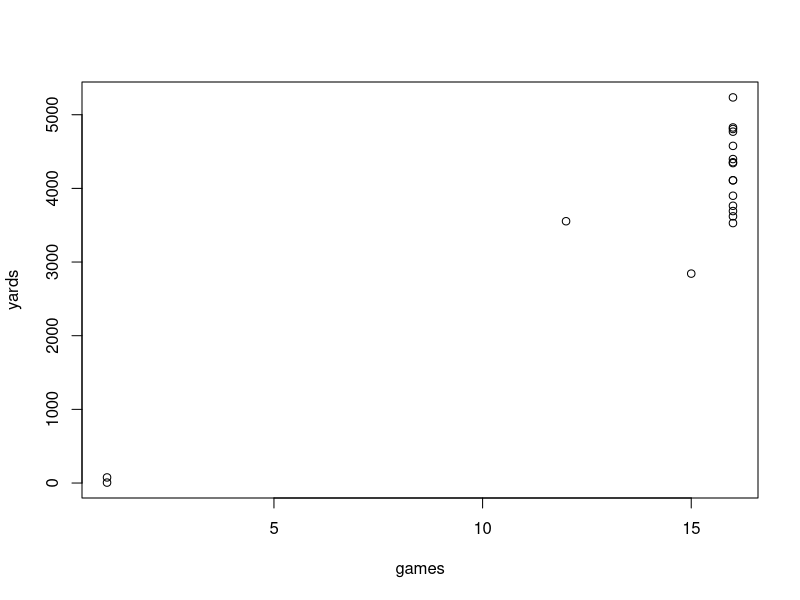
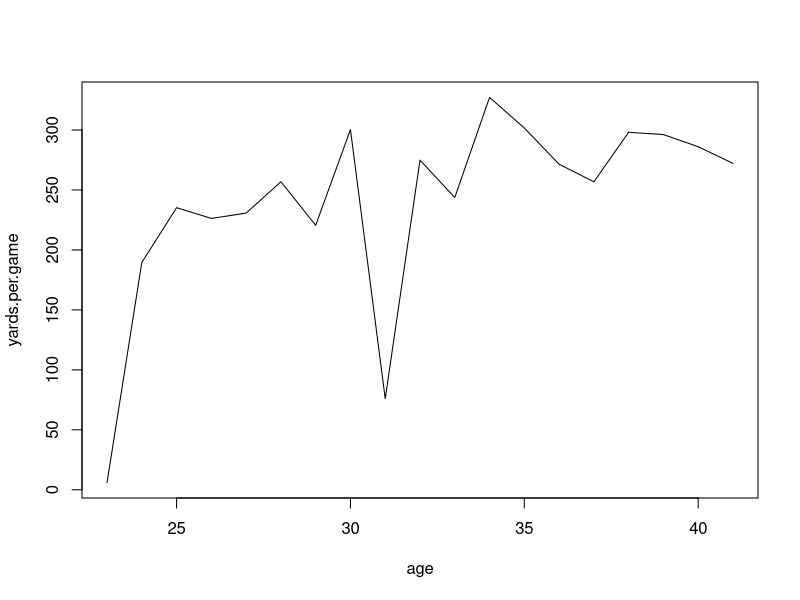
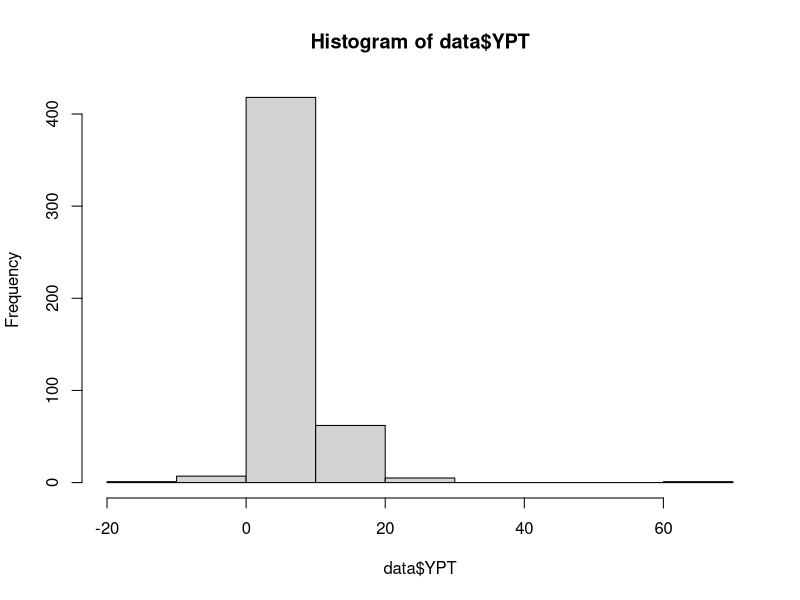
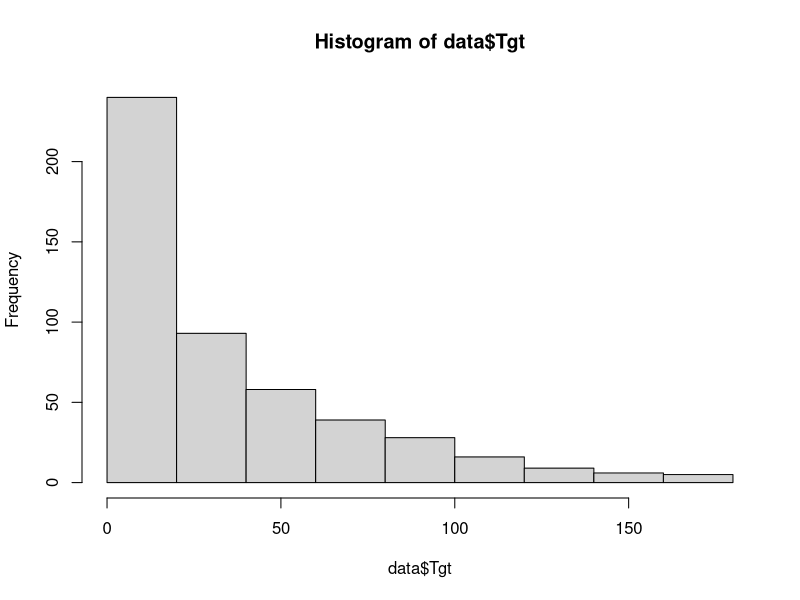
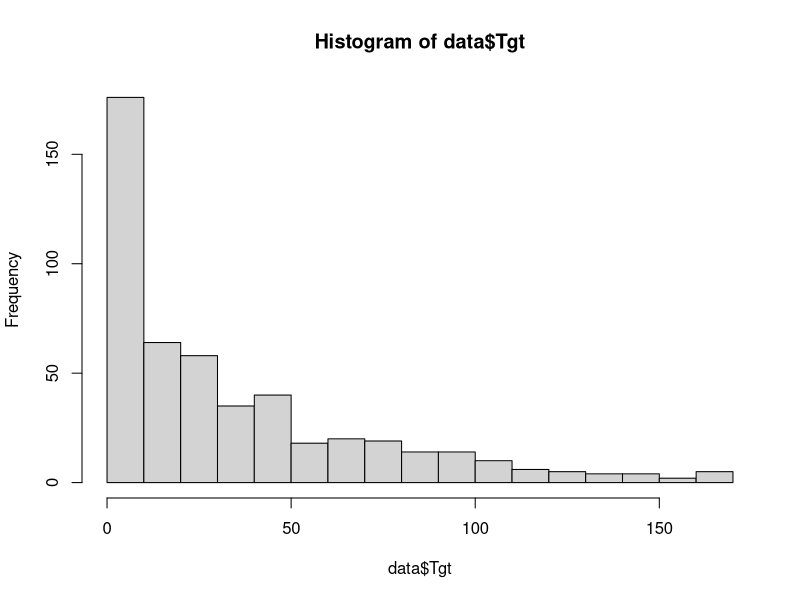
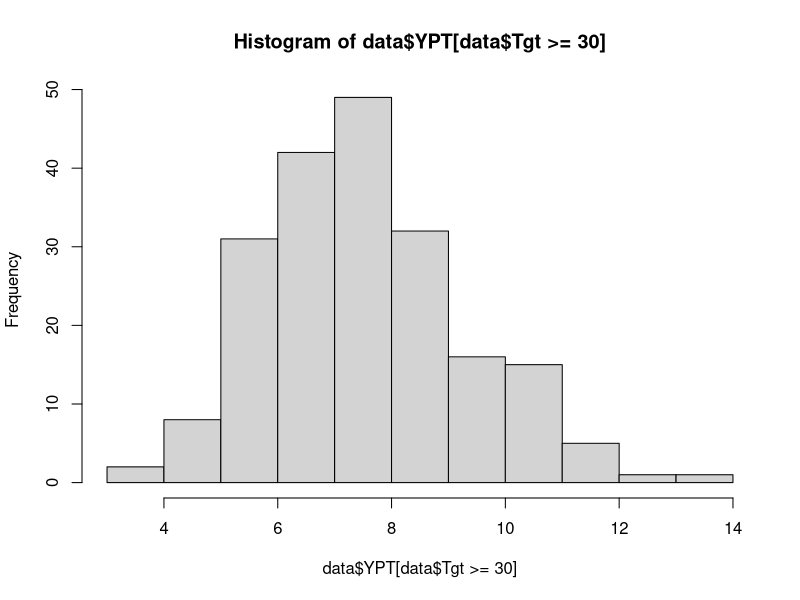
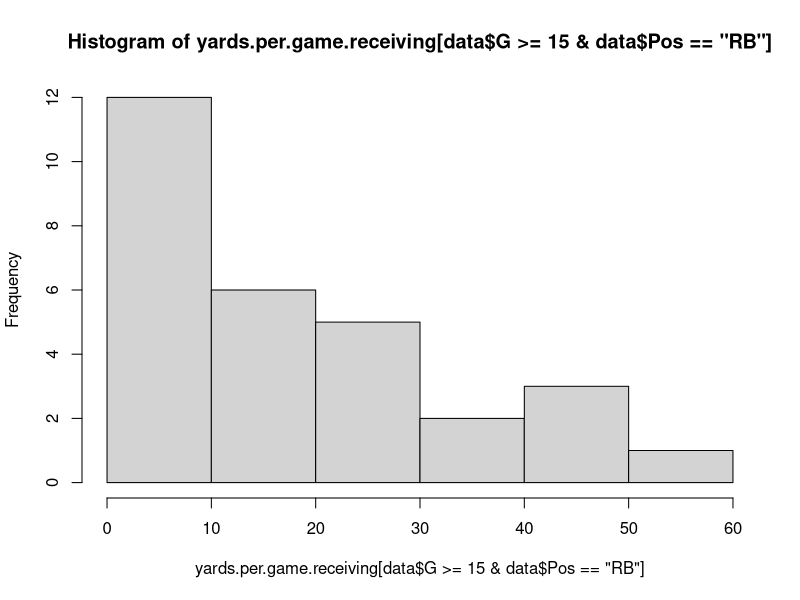

Write the R code that produced these figures, in order.
# This R script is a tutorial on visualizing and manipulating data. There are
# five checkpoints that we will go through as a class, but you are encouraged
# to move at a faster pace than the class if you so desire. At the end, there
# are two challenges for those who found the exercises to be two easy.

# Let's start with the most basic capabilities of R, which can be thought of as
# a glorified calculator. To demonstrate this, trying running the line of code
# below, which should output 4.

2 + 2

# Checkpoint 1: Were you able to put 2 and 2 together in R?




# Something that makes R much easier to use on big problems than a calculator
# is strong variables. For example, the line of code before stores 4 as the
# variable x.

x = 2 + 2

# If we run the line of code below (equivalent to typing x and hitting enter in
# the console), then x is printed.

x

# Typing the name of a variable is equivalent to calling the print() function
# with it as an argument, for example:

print(x)

# Now that we have 4 stored in the variable x, we can use x instead of 4 to
# print the sum of 4 and 2:

x + 2

# With the most basic R commands established, let's do something a little more
# interesting.


# Tom Brady won this year his 6th SuperBowl, after 19 seasons in the NFL.

# In R, we can create a vector by using the function c() and listing the
# the entries we want in the vector, separated by a comma. Below we create
# vectors storing the year-by-year passing yards and game totals for Brady

yards = c(6, 2843, 3764, 3620, 3692, 4110, 3529, 4806, 76, 4398, 3900, 
          5235, 4827, 4343, 4109, 4770, 3554, 4577, 4355)
games = c(1,15,16,16,16,16,16,16,1,16,16,16,16,16,16,16,12,16,16)

# As before, we can simply enter the names of the vectors to print them to the
# console.
plot(games, yards)
yards
games

# Basic arithmetic operations on vectors are done element-wise in R. For
# example we can get Brady's passing yards per game in each season of his
# career using the command below.

yards.per.game = yards/games

# Let's print yards per game to see what it looks like.

yards.per.game

# To create a vector with uniform spacing between the elements, we can use the
# function seq. See ?seg for more details. Below we create a vector containing
# the years of Brady's career by defining a vector from 2007 to 2015,
# counting by 1.

year = seq(2000, 2018, 1)
year

# Another way to create this same vector is by using the : operator as we do
# below.

year = 2000:2018
year

# Arithmetic operations involving a scalar (like 1985) and a vector (like year)
# act elementwise. The operation with the scalar is applied to each element of
# the vector. For example, the command below substract 1985 from each element
# of our year vector. Because Brady was born in 1985, this gives us his age
# in each season of his career.

age = year - 1977
age

# Next let's plot Brady's passing yards per game by age:

plot(age, yards.per.game, type="l")

# The plot() function in R has a lot of options that can be tweaked. For
# example, you can adjust the size, shape and color of the plotted points;
# you can change a x- and y-axis labels, as well as the main plot title;
# and you can add a legend or use custom axes. To learn more about all of these
# options, check out the documentation for plot() using the command below.

?plot

# An important feature in R is indexing, or accessing specific elements of
# vectors and matrices. In R, this is done using square brackets. For example
# the line of code below returns the 5th through 6th elements of the
# yards.per.game vector.

yards.per.game[5:7]

# We can also take remove elements of the vector using negative index. For
# example the line of code below returns all but entries 1, 2 and 3 of the
# yards.per.game vector.

yards.per.game[-c(1,3)]

# Indexing can also be done with vectors of logicals, as long as those vectors
# of logicals have the same length as the vectors they are indexing. Let's
# create a logical vector which flags seasons in which Brady played 16 games.

games == 16

# Next, we can use this vector to return yards per game for seasons in which
# Brady played at least 16 games.

yards.per.game[games == 16]

# The & operator returns the logical TRUE if and only if both arguments to it
# are true. For example, the line of code below returns TRUE for seasons in
# which Brady played 16 games before 2015.

games == 16 & year < 2015

# And as before we can print his receiving yards per game in those seasons
# using the line of code below.

yards.per.game[games >= 16 & year < 2015]

# As one last example, let's print the seasons in which Brady averaged over
# 100 receiving yards per game.
yards.per.game > 100
year[yards.per.game > 100]

# Switching gears, let's cover a few more function in R. The function mean()
# returns the average of a vector (the sum of it's elements divided by its
# length). For example, the command below returns Brady's average passing
# yards per year.

mean(yards)

# The sum() function adds up all of the elements in a vector. For example, the
# command below adds up all of Brady's yards and divides by hist total number
# of games played, thus returning his career average receiving yards per game.

sum(yards)/sum(games)

# The sort() function returns a vector sorted in increasing order.

sort(yards.per.game)

# You can sort instead in decreasing order by toggling one argument to sort().

order(yards.per.game, decreasing = TRUE)

# A related function to sort() is order(), which returns the indices of the
# vector, in order from smallest element to larget element.

order(yards.per.game)

# As you can see, if you then use this to index the vector, you get the same
# output as sorting the vector.

yards.per.game[order(yards.per.game)]

# The reason you would do this instead of sorting is if you want to order a
# variable according to the order of a different variable. For example, let's
# sort Brady's season from most passing yards per game to least.

year[order(-yards.per.game)]


# Reading data into R

# We don't want to enter all data manually, so let's learn how to read data
# from a CSV file. The first step is to download the CSV file and store it
# somewhere on your computer. Then, in R, we need to navigate to the folder
# in which you have saved this CSV file. In R and RStudio, you can do this
# using the drop-down menu from the top. Alternatively, you can do it using a
# command in R: setwd(), meaning "set working directory". For example, here's
# the directory in which I have saved receiving2015.csv from the class website.

# setwd('Dropbox/stanford/stats50/r')

# We will use the read.csv() function to store the data from the CSV file in a
# variable which we will call data. The read.csv() function has some additional
# arguments that can help you deal with files that aren't formatted perfectly
# (see ?read.csv), but you don't need to worry about that for this particular
# file.

data = read.csv('receiving2018.csv')

# Ensuring that our dataset is "cleaned" for analysis 
# (especially removing the "*" and "+" in players'names, and standardizing players'positions)
data$Player = gsub('\\+','',gsub('\\*', '', data$Player))
data$Pos = toupper(data$Pos)


# Now that the data have been read into R, we can start manipulating them. For
# starters, let's print the first six rows of the data to the console using
# the function head().

head(data)

# We see that the data are receiving statistics for NFL players. The data
# include statistics like team, age, position, games played, targets (the
# number of passes intended for that player), receptions, receiving yards and
# receiving touchdowns. Included in the dataset are all players with at least
# one reception in the 2018 NFL season.

# Checkpoint 2: Were you able to view the first six rows of the data in R?




# Generally, before printing the head of a dataset, it's good to check the size
# of the data. For example, you wouldn't want to print the head of a dataset
# with 10,000 columns. The function dim() returns the numbers of rows and
# columns of the data, which the functions nrow() and ncol() do individually.

dim(data)
nrow(data)
ncol(data)

# Another good way to get a basic overview of the data in R is to use the
# summary() function. For quantitative variables, summary() shows the minimum,
# first quartile, median, mean, third quartile and maximum value of the
# variable. For qualitative variables, summary() shows the most common values.

summary(data)

# Our data variable is a data.frame in R, which we can see by using the
# following line of code:

class(data)

# A data.frame is like a matrix in R, but it's technically a list, not a
# matrix. The distinction is nuanced and will cause you to pull out your hair
# later on in the course, I'm sure. But let's worry about that later. You can
# access individual columns of data.frames using the $ operator like so:

data$Yds

# Let's add a column to the data which records for each player his yards per
# target. For each player, this is how many yards he gained on average per
# attempted pass to him by his quarterback.

data$YPT = data$Yds/data$Tgt

# We can create a histogram to look at the distribution of yards per target
# among all NFL players using the hist() function.

hist(data$YPT)

# The histogram shows some outliers by yards per target, and these are probably
# players who don't have very many targets. Let's ignore all players who do not
# meet a minimum threshold for targets. To choose this threshold, let's look at
# the distribution of targets among the players.

hist(data$Tgt)

# We can get a histogram with more bins by tweaking the breaks argument in
# hist().

hist(data$Tgt, breaks = 20)

# Based on the histogram of targets, I'm inclined to choose 30 as the minimum
# threshold for number of targets. Let's look at the distribution of yards per
# target among all players with at least 30 targets.

hist(data$YPT[data$Tgt >= 30])

# Exercise 1:
# Plot a histogram of receiving yards per game for all running backs who played
# at least 15 games. Write your code below.

yards.per.game.receiving = data$Yds / data$G
hist(yards.per.game.receiving[data$G>=15 & data$Pos == "RB"])



# Checkpoint 3: Did you complete Exercise 1?

# Who led the league in yards per target? First, let's find the highest yards
# per target among all players with at least 30 targets, using the max
# function.

max(data$YPT[data$Tgt >= 30])

# We can use the which.max() function to return the index of the player who
# led the league in yards per target, minimum 30 targets.

leader = which.max(data$YPT[data$Tgt >= 30])

# Finally, let's extract the data for this leader. First, we need to limit the
# data to players with at least 30 targets. We will use indexing to do this.
# For matrices, indexing takes two arguments separated by a comma: which rows
# to keep and which columns to keep. For example, let's define a new variable
# data.min which only includes players with at least 30 targets. To do so,
# we specify data$Tgt >= 30 to index the rows, and we leave the indexing of the
# columns blank. This means that we keep all columns.

data.min = data[data$Tgt >= 30, ]

# Next, let's index data.min to extract the row corresponding to the league
# leader in yards per target.

data.min[leader, ]

# Tyler Lockett is the leader, but this is dissatisfying because Tyler only has
# 70 targets. Let's set the mininum threshold a little bit higher, at 100. The
# next line of code combines the previous three lines of code into one. Observe
# how we first extract the rows of data corresponding to players with at least
# 100 targets, and we then extract the row corresponding to the league leader.

data[data$Tgt >= 100, ][which.max(data$YPT[data$Tgt >= 100]), ]

# Let's create another sub-dataset corresponding only to wide receivers.

wr = data[data$Pos == 'WR', ]
nrow(wr)

# We can use the order() function to sort the entire wr data.frame by yards
# per target. Let's look at the data for the top six wide receivers by yards
# per target.

head(wr[order(-wr$YPT), ])

# Next, let's get the top six wide receivers by yards per target, among all
# wide receivers who have at least as many targets as Sammy Watkins.

wr2 = data[data$Pos == 'WR' & data$Tgt >= 96, ]
nrow(wr2)
head(wr2[order(-wr2$YPT), ])

# We can do the same thing for tight ends. Here are the top six tight ends by
# yards per target.

te = data[data$Pos == 'TE', ]
nrow(te)
head(te[order(-te$YPT), ])

# But some players are listed as "FB/TE" or "TE/WR", and those players won't
# be included if we only consider players whose position is "TE". To include
# these players, we will use the grep() function. grep('TE', data$Pos) returns
# the indices of all players who have "TE" in their position string.

grep('TE', data$Pos)

# We can use these indices to view the data for the top six players who have
# "TE" in their position.

te2 = data[grep('TE', data$Pos), ]
nrow(te2)
head(te2[order(-te2$YPT), ])

# Exercise 2:
# Who led all quarterbacks in receiving yards in 2018? Write your code below.




# Checkpoint 4: Did you complete Exercise 2?

# A really neat function in R is aggregate(). You can use aggregate() to group
# data by a specific variable. For example, the code below adds up receiving
# yards by position. The first argument describes the data you wish to be
# aggregated, in this case yards. The second argument describes which variable
# you want to aggregate on, in this case position. The third argument describes
# how you want to aggregate the data, in this case using the sum function.

YdsByPos = aggregate(data$Yds, list(Pos = data$Pos), sum)
YdsByPos

# We can also find the most receiving yards that any one player had at each
# position by using the max function instead of the sum function as the third
# argument.

MaxYdsByPos = aggregate(data$Yds, list(Pos = data$Pos), max)
MaxYdsByPos

# We can also aggregate on more than one variable. For example, the line of
# code below finds for each team, the most receiving yards that any wide
# receiver had, as well as the most receiving yards that any non-wide receiver
# had, because the two variables that we are grouping on are (1) a logical
# indicator of whether position is WR and (2) team.

aggregate(data$Yds, list(WR = data$Pos == 'WR', Team = data$Tm), max)

# We observe that only Carolina, Oakland, Philadelphia, San Francisco
# and Washington had non-wide receivers lead the team in receiving yards.

# Exercise 3:
# Among all receivers who led their team in receiving yards, who had the fewest
# receiving yards? How many yards did he have? Write your code below.




# Checkpoint 5: Did you complete Exercise 3?

# CHALLENGE 1
# Download receiving2015.csv from the class website and use it to plot 2018
# receiving yards per target against 2015 receiving yards per target for all
# players who have at least 30 targets in both seasons.
# Hint: ?merge




# CHALLENGE 2
# Add up total receiving yards in 2018 for each unique first name in the
# dataset. For example, for "Michael" add up the receiving yards of Michael
# Crabtree, Michael Thomas, Michael Gallup, Michael Floyd, Michael
# Roberts, and Michael Burton Do not include Mike
# Evans (or any other Mikes). Which first name accumulated the most receiving
# yards in 2018?
# Hint: ?strsplit




